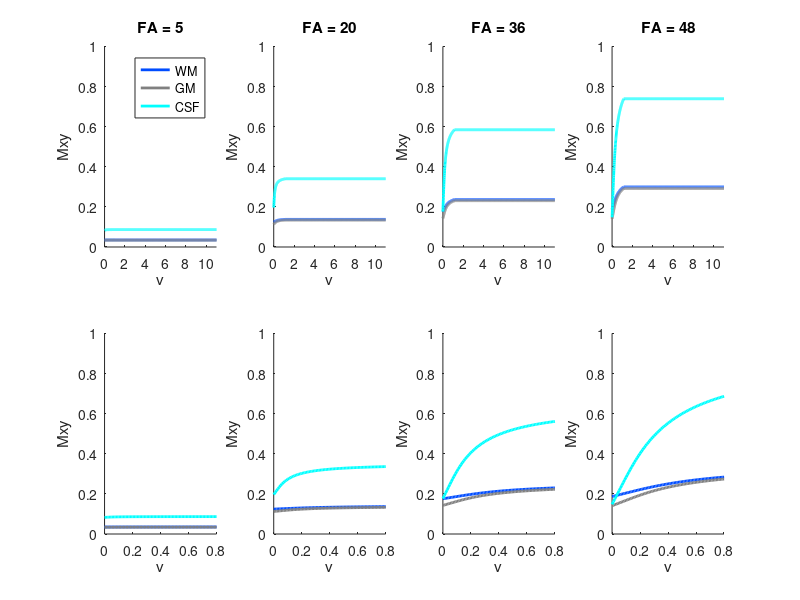

MATLAB code to generate this figure:
% Implements equations from Bianciardi et al., 2015
% Play with parameters: 
% 1) test our Stanfor scan parameters with different flip angles

% MRI acquisition settings:
FA_deg = [5 20 36 48]; % flip angle in degrees to plot
FA_all = (FA_deg*2*pi)/360; % flip angle in radians
TE = 0.0116;
T2s_all = [0.021 0.015 2]; % T2s from Weiskopf 2013 Frontiers in Neuroscience
% TR = 0.050;
TR = 0.350;

V = 0:0.01:11; % cm/s
Vc = 0.4/TR; % ST/TR (ST = slice thickness) speed at which there is complete inflow of new spins

% Tissue parameters [WM GM CSF] from Bianciardi at 7T
% T1 = [1.2 2.1 4.4]; % seconds longitudinal recovery rate

% % Tissue parameters [WM GM CSF] from Bianciardi at 3T
T1 = [0.8 1.3 4.4]; % seconds longitudinal recovery rate

PD = [0.7 0.85 1]; % this is not used in Bianciardi

%%
figure('Position',[0 300 800 400])
tt_colors = {[0 .3 1],[.5 .5 .5],'c'};
% tt_colors = {'r','b','g'};
for FA_ind = 1:length(FA_all)
    FA = FA_all(FA_ind);
    subplot(2,length(FA_all),FA_ind),hold on
    title(['FA = ' int2str(FA_deg(FA_ind))])
    for tt = 1:3 % [1:WM 2:GM 3:CSF]

        T2s = T2s_all(tt);

        G = 1; % a gain factor
        M0 = 1 * PD(tt);

        q = exp(-TR/T1(tt))*cos(FA);

        Mxy = NaN(size(V));

        % regime 1 v==0:
        for kk = find(V==0)   
            MzV0 = (M0 * (1-exp(-TR/T1(tt))))/(1-q);
            Mxy(kk) = G * sin(FA) * MzV0 *...
                exp(-TE/T2s);
        end

        % regime 2 v<vc:
        for kk = find(V>0 & V<Vc) 
            MzV0 = (M0 * (1-exp(-TR/T1(tt))))/(1-q);
            Mxy(kk) = G * sin(FA) * (MzV0 + (M0-MzV0)*(1-q.^(Vc/V(kk)))/((Vc/V(kk))*(1-q)) ) *...
                exp(-TE/T2s);
        end

        % regime 3 v>vc:
        for kk = find(V>=Vc) 
            Mxy(kk) = G * sin(FA) * M0 *...
                exp(-TE/T2s);
        end

        subplot(2,length(FA_all),FA_ind),hold on
        plot(V,Mxy,'LineWidth',2,'Color',tt_colors{tt})
        xlabel('v')
        ylabel('Mxy')
        xlim([V(1) V(end)]),ylim([0 1])

        subplot(2,length(FA_all),length(FA_all)+FA_ind),hold on
        plot(V,Mxy,'LineWidth',2,'Color',tt_colors{tt})
        xlabel('v')
        ylabel('Mxy')
        xlim([V(1) .8]),ylim([0 1])
    end
end

subplot(2,length(FA_all),1)
legend({'WM','GM','CSF'})
